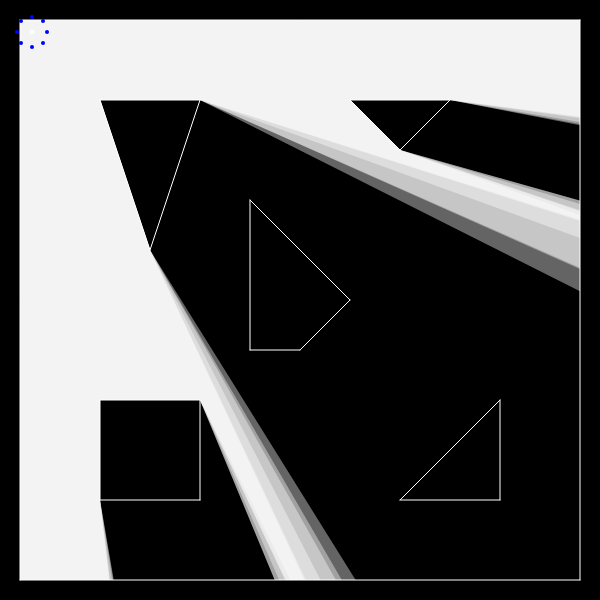
Frame 1 (no input)
Frame 60 (no input): identical to frame 1, image omitted
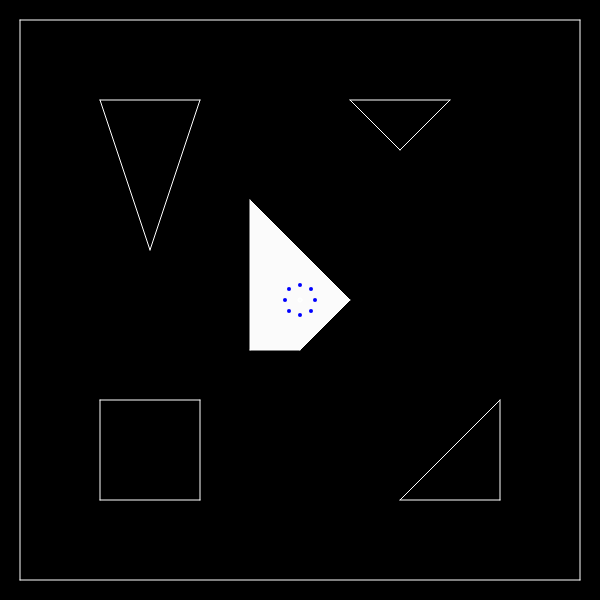
Frame 120 (the mouse pressed at the canvas centre since frame 60)

The p5.js sketch that drew these frames (run headless with seeded random() and noise() and a simulated clock; from frame 60 on, the mouse is pressed at the canvas centre):

// p5.js sketch
// ── sketch.js
let walls = []; // Array of boundaries
let border = 20; // Wall border
let mBorder = 12; // Additional mouse border
let parArr = []; // Particle array

function setup() {
  createCanvas(600, 600);
  walls[0] = new Boundary(100, 100, 150, 250); /* Triangle */
  walls[1] = new Boundary(100, 100, 200, 100);
  walls[2] = new Boundary(150, 250, 200, 100);

  walls[3] = new Boundary(250, 200, 350, 300); /* Trapezoid */
  walls[4] = new Boundary(250, 200, 250, 350);
  walls[5] = new Boundary(250, 350, 300, 350);
  walls[6] = new Boundary(300, 350, 350, 300);
  
  walls[7] = new Boundary(500,400, 500, 500); /* Triangle */
  walls[8] = new Boundary(500,500, 400, 500);
  walls[9] = new Boundary(400,500, 500, 400);

  walls[10] = new Boundary(100,500, 200, 500); /* Square */
  walls[11] = new Boundary(100,400, 200, 400);
  walls[12] = new Boundary(200,400, 200, 500);
  walls[13] = new Boundary(100,400, 100, 500);

  walls[14] = new Boundary(350, 100, 400, 150); /* Triangle */
  walls[15] = new Boundary(350, 100, 450, 100);
  walls[16] = new Boundary(450, 100, 400, 150);

  walls.push(new Boundary(border, border, width - border, border));
  walls.push(new Boundary(width - border, border, width - border, height - border));
  walls.push(new Boundary(width - border, height - border, border, height - border));
  walls.push(new Boundary(border, height - border, border, border));

  for(let i = 0; i < 8; i++) {
    parArr.push(new Particle(walls));
  }
}

function draw() {
  // Black background
  background(0);
  // Limit mouse movement
  mouseBorder();
  // Show boundaries
  for (let wall of walls) {
    wall.show();
  }
  // Show mouse
  fill(0,255,0);
  ellipse(mouseX, mouseY, 4, 4);
  // Update values of particles
  parArr[0].update(mouseX, mouseY + 15, walls);
  parArr[1].update(mouseX, mouseY - 15, walls);
  parArr[2].update(mouseX+15, mouseY, walls);
  parArr[3].update(mouseX-15, mouseY, walls);
  parArr[4].update(mouseX-11, mouseY-11, walls);
  parArr[5].update(mouseX-11, mouseY+11, walls);
  parArr[6].update(mouseX+11, mouseY+11, walls);
  parArr[7].update(mouseX+11, mouseY-11, walls);
  // Cast particles onto walls
  for(let par of parArr) {
    par.cast(walls);
  }
  // Show particles
  for(let par of parArr) {
    par.show();
  }
}

function mouseBorder() {
  if(mouseX < border+mBorder) mouseX = border+mBorder;
  if(mouseY < border+mBorder) mouseY = border+mBorder;
  if(mouseY > height - border - mBorder) mouseY = height-border - mBorder;
  if(mouseX > width - border - mBorder) mouseX = width - border - mBorder;
}
// ── boundary.js
class Boundary {
    // Simple wrapper for vector and line to create wall
    constructor(x1, y1, x2, y2) {
        this.a = createVector(x1, y1);
        this.b = createVector(x2, y2);
    }

    show() {
        stroke(255);
        line(this.a.x, this.a.y, this.b.x, this.b.y);
    }

}
// ── particle.js
class Particle {

    constructor(walls) {
      this.pos = createVector(width / 2, height / 2);
      this.set = new Set([]);     // Array of unique vertex points from walls
      this.updateSet(walls);      // Update set array using walls
      this.rays = [];             // Array of rays on particle (One for each unique vertex points)
      this.updateRays();          // Update rays array using this.set
      this.endpoints = [];        // Array of endpoints for each ray
    }
    
    // Adds all unique vertex points from walls
    updateSet(walls) {
        for(let wall of walls) {
            let test = true;
            for(let item of this.set) {
                if(item.equals(wall.a)) {
                    test = false;
                }
            }
            if(test) this.set.add(wall.a);
            test = true;
            for(let item of this.set) {
                if(item.equals(wall.b)) {
                    test = false;
                }
            }
            if(test) this.set.add(wall.b);
        }
    }

    // Resets rays array and adds a ray for each unique vertex points
    updateRays() {
      this.rays = [];
      for(let item of this.set) {
        this.rays.push(new Ray(this.pos, item, 0.00001));
        this.rays.push(new Ray(this.pos, item, -0.00001));
    }
    }

    update(x, y, walls) {
      this.pos.set(x, y);
      this.updateRays();
    }
  
    cast(walls) {
      /* Cast each ray onto each wall, add endpoints into array */
      for (let i = 0; i < this.rays.length; i++) {
        const ray = this.rays[i];
        let endpt = null;
        let min = Infinity;
        for (let wall of walls) {
          const pt = ray.cast(wall);
          if (pt) {
            const dist = p5.Vector.dist(this.pos, pt);
            if (dist < min) {
              endpt = pt;
              min = dist;
            }
          }
        }
        if (endpt) {
          this.endpoints.push(endpt);
        }
      }
      /* Sort endPoints array based on angle */
      let myPos = createVector(this.pos.x, this.pos.y);
      this.endpoints.sort(function(vec_a,vec_b) {
        let test = createVector(10,0);
        push();
        translate(myPos.x, myPos.y);
        let vec_1 = createVector(vec_a.x - myPos.x, vec_a.y - myPos.y);
        let vec_2 = createVector(vec_b.x - myPos.x, vec_b.y - myPos.y);
        let ang_1 = test.angleBetween(vec_1);
        let ang_2 = test.angleBetween(vec_2);
        pop();
        return ang_2 - ang_1;
      });
      /* Create visible region from endPoints vector*/
      this.showTriFan();
    }

    // Creates Triangle Fan from endpoints array
    showTriFan() {
      beginShape(TRIANGLE_FAN);
      vertex(this.pos.x, this.pos.y);
      for(let pt of this.endpoints) {
        //stroke(255, 0, 0);
        noStroke();
        fill(255, 255, 255, 100);
        vertex(pt.x, pt.y);
      }
      vertex(this.endpoints[0].x, this.endpoints[0].y);
      endShape();
      /* Show endpoints of where ray cast onto wall
      for(let pt of this.endpoints) {
        fill(0, 255, 0);
        ellipse(pt.x, pt.y, 8, 8);
      }
      */
      this.endpoints = [];
    }

    
    show() {
      fill(0,0,255);
      ellipse(this.pos.x, this.pos.y, 4, 4);
    }
  }
// ── ray.js
class Ray {
  constructor(pos, end, increment) {
    this.pos = pos;
    let zeroAng = createVector(1, 0);
    push();
    translate(this.pos.x, this.pos.y);
    let vec = createVector(end.x - this.pos.x, end.y - this.pos.y);
    this.ang = zeroAng.angleBetween(vec) + increment;
    pop();

    this.dir = p5.Vector.fromAngle(this.ang);
  }

  update(pos, end, increment) {
    this.pos = pos;
    let zeroAng = createVector(1, 0);
    push();
    translate(this.pos.x, this.pos.y);
    let vec = createVector(end.x - this.pos.x, end.y - this.pos.y);
    this.ang = zeroAng.angleBetween(vec) + increment;
    pop();
    this.dir = p5.Vector.fromAngle(this.ang);
  }

  // Use line-line intersection formula to cast a ray onto a wall
  cast(wall) {
    const x1 = wall.a.x;
    const y1 = wall.a.y;
    const x2 = wall.b.x;
    const y2 = wall.b.y;

    const x3 = this.pos.x;
    const y3 = this.pos.y;
    const x4 = this.pos.x + this.dir.x;
    const y4 = this.pos.y + this.dir.y;

    const den = (x1 - x2) * (y3 - y4) - (y1 - y2) * (x3 - x4);
    // Denominator equals 0 means ray doesn't cast onto wall
    if (den == 0) {
      return;
    }

    const t = ((x1 - x3) * (y3 - y4) - (y1 - y3) * (x3 - x4)) / den;
    const u = -((x1 - x2) * (y1 - y3) - (y1 - y2) * (x1 - x3)) / den;
    // Ray is casted on wall of following condition holds
    if (t > 0 && t < 1 && u > 0) {
      const pt = createVector();
      pt.x = x1 + t * (x2 - x1);
      pt.y = y1 + t * (y2 - y1);
      return pt;
    } else {
      return;
    }
  }
}
